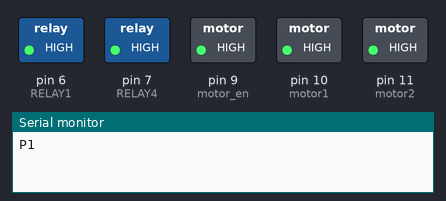
The sketch below on a simulated Arduino Uno, built with avr-gcc and run on an emulated ATmega328P. On the bench: switched loads named in the sketch (green lamp = pin HIGH), the last lines printed to the serial monitor. Wiring (inferred from the names in the program): 2 × IR receiver: data pin 12 / data pin 13.

Above: at 0.05 s.
At 2.25 s:
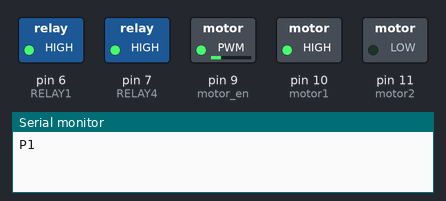
At 3.35 s:
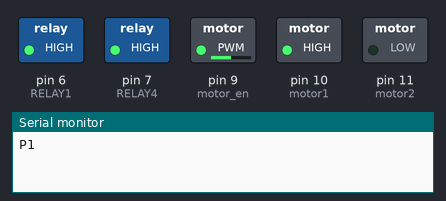
At 4.45 s:
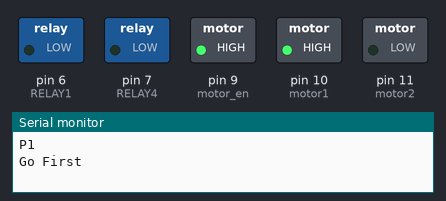
Timing chart, 0 to 5.2 s (numbered marks = the images above):
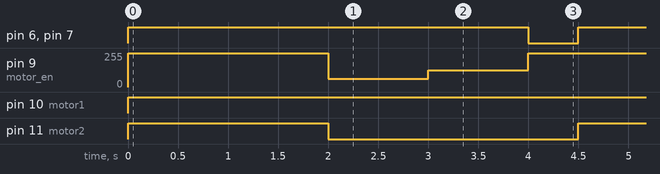

Measured:
- by itself, pin 6 (RELAY1), pin 7 (RELAY4): alternates HIGH for 4.0 s and LOW for 0.50 s
- by itself, pin 9 (motor_en): repeats every 4.5 s: 63/255 1.0 s, 127/255 1.0 s, 255/255 2.5 s
- by itself, pin 10 (motor1): LOW → HIGH at 0.00 s
- by itself, pin 11 (motor2): alternates HIGH for 2.0 s and LOW for 2.5 s

The sketch:

test_motor.ino
```cpp
 #define motor_en 9
#define motor1 10
#define motor2 11
int num = 0;
#define remote1 13  // downward
#define remote2 12  // upward
//#define remote3 8
//#define remote4 5
#define RELAY1  6
//#define RELAY2  7
//#define RELAY3  8
#define RELAY4  7

void setup() {
  // put your setup code here, to run once:
  pinMode(motor_en, OUTPUT);
  pinMode(motor1, OUTPUT);
  pinMode(motor2, OUTPUT);

  pinMode(remote1, INPUT);
  pinMode(remote2, INPUT);

  pinMode(RELAY1, OUTPUT);
  //pinMode(RELAY2, OUTPUT);
  //pinMode(RELAY3, OUTPUT);
  pinMode(RELAY4, OUTPUT);

  digitalWrite(RELAY1, HIGH);
  digitalWrite(RELAY4, HIGH);

  Serial.begin(9600);

}

void loop() {
  // put your main code here, to run repeatedly:

  digitalWrite(RELAY1, HIGH);
  digitalWrite(RELAY4, HIGH);

  // fast stop
//  delay(1000);
  digitalWrite(motor_en, HIGH);
  digitalWrite(motor1, HIGH);
  digitalWrite(motor2, HIGH);

  if (digitalRead(remote1) == HIGH) {
        num = 1;
        Serial.println("P1");
      }
      else if (digitalRead(remote2) == HIGH) {
        num = 2;
        Serial.println("P2");
      }
      else {
        num = 0;
        Serial.println("NOTHING TO DO");
        }

  switch (num) {
  case 1: {
    // backward // down
    delay(2000);
    analogWrite(motor_en, 63);
    digitalWrite(motor1, 1);
    digitalWrite(motor2, 0);

    delay(1000);
    analogWrite(motor_en, 127);
    digitalWrite(motor1, 1);
    digitalWrite(motor2, 0);

    delay(1000);
    analogWrite(motor_en, 255);
    digitalWrite(motor1, 1);
    digitalWrite(motor2, 0);

    digitalWrite(RELAY1,LOW);                                   // Wait 2 seconds
    digitalWrite(RELAY4,LOW);

    Serial.println("Go First");

    delay(500);
    break;
    }

  case 2: {
    // forward // up
    delay(1000);
    for (int i=0; i <= 255; i = i+1){
    analogWrite(motor_en, i);
    digitalWrite(motor1, 0);
    digitalWrite(motor2, 1);
    delay(2);
    }

    digitalWrite(RELAY1,LOW);                                   // Wait 2 seconds
    digitalWrite(RELAY4,LOW);

    Serial.println("Go Second");

    delay(1000);
    break;
    }

  case 0:{
//    // backward // down
//    delay(1000);
//    digitalWrite(motor_en, HIGH);
//    digitalWrite(motor1, HIGH);
//    digitalWrite(motor2, LOW);
//    delay(1000);
//
//    // forward // up
//    delay(1000);
//    digitalWrite(motor_en, HIGH);
//    digitalWrite(motor1, LOW);
//    digitalWrite(motor2, HIGH);
//    analogWrite(motor2, 127);
//    delay(1000);

  }

  }

  num = 0;

//  // fast stop
//  delay(1000);
//  digitalWrite(motor_en, HIGH);
//  digitalWrite(motor1, HIGH);
//  digitalWrite(motor2, HIGH);

//  // backward // down
//  delay(1000);
//  digitalWrite(motor_en, HIGH);
//  digitalWrite(motor1, HIGH);
//  digitalWrite(motor2, LOW);

  // fast stop
//  delay(5000);
//  digitalWrite(motor_en, HIGH);
//  digitalWrite(motor1, LOW);
//  digitalWrite(motor2, LOW);

//    // fast stop
//  delay(1000);
//  digitalWrite(motor_en, HIGH);
//  digitalWrite(motor1, LOW);
//  digitalWrite(motor2, LOW);

//  // forward // up
//  delay(1000);
//  digitalWrite(motor_en, HIGH);
//  digitalWrite(motor1, LOW);
//  digitalWrite(motor2, HIGH);
//  analogWrite(motor2, 127);

  // fast stop
//  delay(2000);
//  digitalWrite(motor_en, HIGH);
//  digitalWrite(motor1, LOW);
//  digitalWrite(motor2, LOW);


//  // fast stop
//  delay(1000);
//  digitalWrite(motor_en, HIGH);
//  digitalWrite(motor1, LOW);
//  digitalWrite(motor2, LOW);

//  // forward
//  delay(1000);
//  digitalWrite(motor_en, HIGH);
//  digitalWrite(motor1, LOW);
//  //digitalWrite(motor2, HIGH);
//  analogWrite(motor2, 63);

//  // fast stop
//  delay(1000);
//  digitalWrite(motor_en, HIGH);
//  digitalWrite(motor1, HIGH);
//  digitalWrite(motor2, HIGH);

}
```
